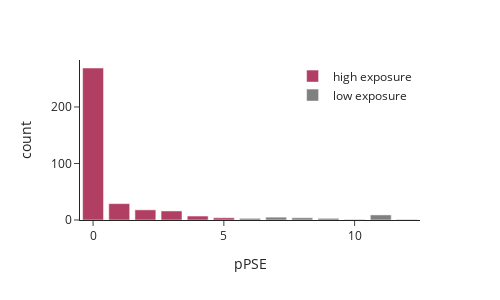

Source (notebook cell):
### Code cell
# Plot for phos PTM
phos_data = alphafold_ptms[(alphafold_ptms['Phosphorylation'] == 1)]
phos_bincount = np.unique(phos_data['nAA_12_70_pae'].values, return_counts=True)
phos_bincount_df = pd.DataFrame({'pPSE': phos_bincount[0], 'count': phos_bincount[1]})
phos_bincount_df['cutoff'] = np.where(phos_bincount_df.pPSE <= 5, 'high exposure', 'low exposure')
pPSE_cut_phos = px.bar(phos_bincount_df, x='pPSE', y='count', color='cutoff',
                     color_discrete_map={'high exposure': 'rgb(177, 63, 100)', 'low exposure': 'grey'},
                     template="simple_white", width=500, height=300)
pPSE_cut_phos = pPSE_cut_phos.update_layout(legend=dict(title='', yanchor="top", y=0.99, xanchor="right", x=0.99))
config_phos = {'toImageButtonOptions': {'format': 'svg', 'filename': 'pPAE_cutoff_phos'}}
print("Phosphorylation")
pPSE_cut_phos.show(config=config_phos)

### Figure 1 — Plotly figure (JSON) as saved in the notebook; plotly's stock layout.template omitted (floating-point values rounded to 4 significant figures)
{"data": [{"alignmentgroup": "True", "hovertemplate": "cutoff=high exposure<br>pPSE=%{x}<br>count=%{y}<extra></extra>", "legendgroup": "high exposure", "marker": {"color": "rgb(177, 63, 100)"}, "name": "high exposure", "offsetgroup": "high exposure", "orientation": "v", "showlegend": true, "textposition": "auto", "type": "bar", "x": [0, 1, 2, 3, 4, 5], "xaxis": "x", "y": [269, 29, 18, 16, 7, 4], "yaxis": "y"}, {"alignmentgroup": "True", "hovertemplate": "cutoff=low exposure<br>pPSE=%{x}<br>count=%{y}<extra></extra>", "legendgroup": "low exposure", "marker": {"color": "grey"}, "name": "low exposure", "offsetgroup": "low exposure", "orientation": "v", "showlegend": true, "textposition": "auto", "type": "bar", "x": [6, 7, 8, 9, 10, 11, 12], "xaxis": "x", "y": [3, 5, 4, 3, 1, 9, 1], "yaxis": "y"}], "layout": {"barmode": "relative", "height": 300, "legend": {"title": {"text": ""}, "tracegroupgap": 0, "x": 0.99, "xanchor": "right", "y": 0.99, "yanchor": "top"}, "margin": {"t": 60}, "width": 500, "xaxis": {"anchor": "y", "domain": [0, 1], "title": {"text": "pPSE"}}, "yaxis": {"anchor": "x", "domain": [0, 1], "title": {"text": "count"}}}}
